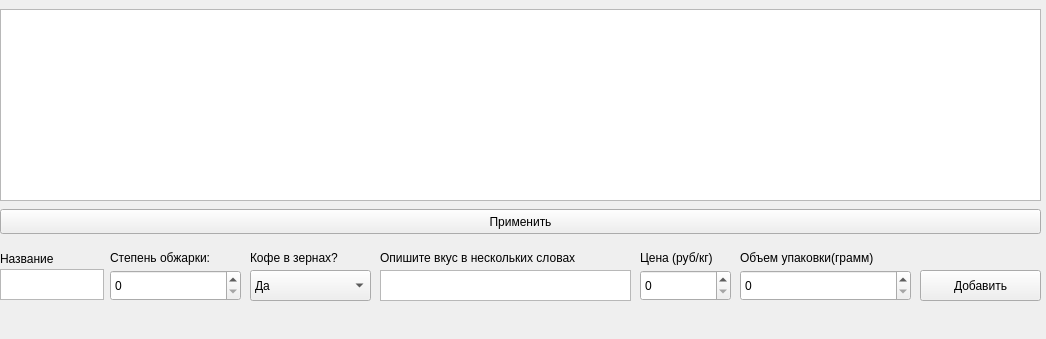
<?xml version="1.0" encoding="UTF-8"?>
<ui version="4.0">
 <class>Form</class>
 <widget class="QWidget" name="Form">
  <property name="geometry">
   <rect>
    <x>0</x>
    <y>0</y>
    <width>1046</width>
    <height>339</height>
   </rect>
  </property>
  <property name="windowTitle">
   <string>Form</string>
  </property>
  <widget class="QTextEdit" name="title">
   <property name="geometry">
    <rect>
     <x>0</x>
     <y>269</y>
     <width>104</width>
     <height>31</height>
    </rect>
   </property>
  </widget>
  <widget class="QSpinBox" name="degree">
   <property name="geometry">
    <rect>
     <x>110</x>
     <y>270</y>
     <width>131</width>
     <height>31</height>
    </rect>
   </property>
   <property name="maximum">
    <number>10</number>
   </property>
  </widget>
  <widget class="QSpinBox" name="cost">
   <property name="geometry">
    <rect>
     <x>640</x>
     <y>270</y>
     <width>91</width>
     <height>31</height>
    </rect>
   </property>
   <property name="maximum">
    <number>99999</number>
   </property>
  </widget>
  <widget class="QTextEdit" name="description">
   <property name="geometry">
    <rect>
     <x>380</x>
     <y>270</y>
     <width>251</width>
     <height>31</height>
    </rect>
   </property>
  </widget>
  <widget class="QLabel" name="label_5">
   <property name="geometry">
    <rect>
     <x>640</x>
     <y>249</y>
     <width>101</width>
     <height>17</height>
    </rect>
   </property>
   <property name="text">
    <string>Цена (руб/кг)</string>
   </property>
  </widget>
  <widget class="QTableWidget" name="result">
   <property name="geometry">
    <rect>
     <x>0</x>
     <y>9</y>
     <width>1041</width>
     <height>192</height>
    </rect>
   </property>
  </widget>
  <widget class="QLabel" name="label_3">
   <property name="geometry">
    <rect>
     <x>250</x>
     <y>249</y>
     <width>121</width>
     <height>17</height>
    </rect>
   </property>
   <property name="text">
    <string>Кофе в зернах?</string>
   </property>
  </widget>
  <widget class="QSpinBox" name="volume">
   <property name="geometry">
    <rect>
     <x>740</x>
     <y>270</y>
     <width>171</width>
     <height>31</height>
    </rect>
   </property>
   <property name="maximum">
    <number>99999</number>
   </property>
  </widget>
  <widget class="QComboBox" name="core">
   <property name="geometry">
    <rect>
     <x>250</x>
     <y>270</y>
     <width>121</width>
     <height>31</height>
    </rect>
   </property>
   <item>
    <property name="text">
     <string>Да</string>
    </property>
   </item>
   <item>
    <property name="text">
     <string>Нет</string>
    </property>
   </item>
  </widget>
  <widget class="QPushButton" name="updateBtn">
   <property name="geometry">
    <rect>
     <x>0</x>
     <y>209</y>
     <width>1041</width>
     <height>25</height>
    </rect>
   </property>
   <property name="text">
    <string>Применить</string>
   </property>
  </widget>
  <widget class="QLabel" name="label_2">
   <property name="geometry">
    <rect>
     <x>110</x>
     <y>249</y>
     <width>131</width>
     <height>17</height>
    </rect>
   </property>
   <property name="text">
    <string>Степень обжарки:</string>
   </property>
  </widget>
  <widget class="QPushButton" name="appendBtn">
   <property name="geometry">
    <rect>
     <x>920</x>
     <y>270</y>
     <width>121</width>
     <height>31</height>
    </rect>
   </property>
   <property name="text">
    <string>Добавить</string>
   </property>
  </widget>
  <widget class="QLabel" name="label_4">
   <property name="geometry">
    <rect>
     <x>380</x>
     <y>249</y>
     <width>251</width>
     <height>17</height>
    </rect>
   </property>
   <property name="text">
    <string>Опишите вкус в нескольких словах</string>
   </property>
  </widget>
  <widget class="QLabel" name="label_6">
   <property name="geometry">
    <rect>
     <x>740</x>
     <y>249</y>
     <width>181</width>
     <height>17</height>
    </rect>
   </property>
   <property name="text">
    <string>Объем упаковки(грамм)</string>
   </property>
  </widget>
  <widget class="QLabel" name="label_7">
   <property name="geometry">
    <rect>
     <x>0</x>
     <y>250</y>
     <width>71</width>
     <height>17</height>
    </rect>
   </property>
   <property name="text">
    <string>Название</string>
   </property>
  </widget>
 </widget>
 <resources/>
 <connections/>
</ui>
